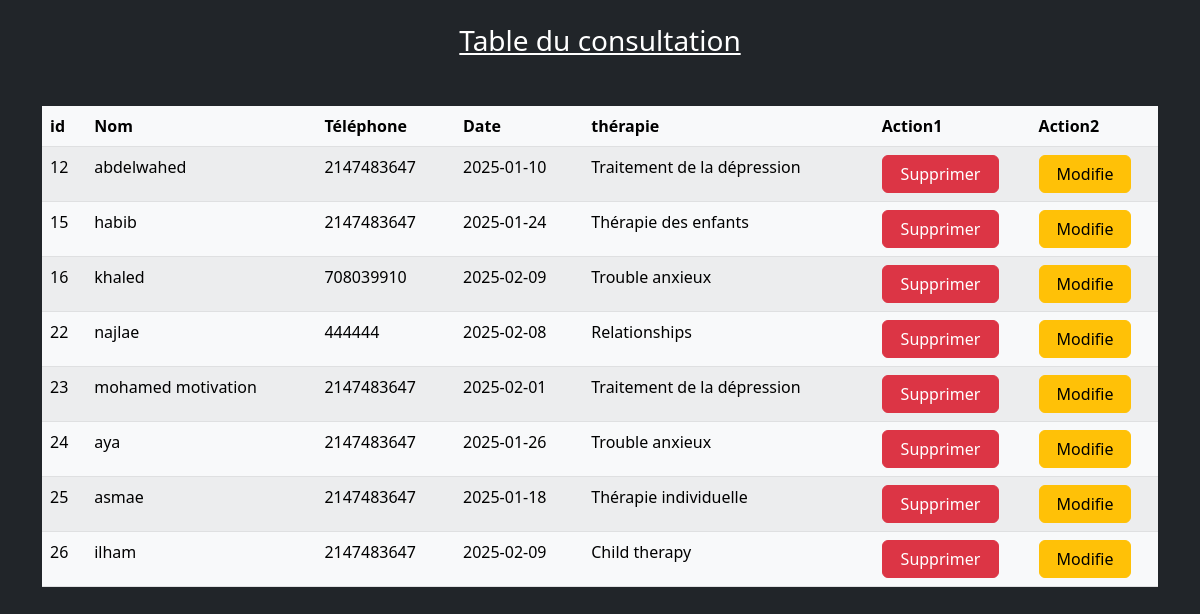
The page /phpconsult/index.php on the database its author committed.
### tables this page shows
CREATE TABLE `getconsultation` (
  `id` int(4) NOT NULL,
  `name` varchar(30) NOT NULL,
  `phone` int(10) NOT NULL,
  `date` date NOT NULL,
  `therapy` varchar(30) NOT NULL
);

### phpconsult/index.php (the view, shortened to what this page needs)
<!doctype html>
<html lang="en">
  <head>
    <link href="https://cdn.jsdelivr.net/npm/bootstrap@5.2.3/dist/css/bootstrap.min.css" rel="stylesheet">
  </head>
  <body class="bg-dark">
    <div class="container my-4">
        <h3 class="text-white d-flex justify-content-center text-decoration-underline mb-5">Table du consultation</h3>
        <table class="table table-striped table-light">
            <thead>
                <tr>
                    <th>id</th>
                    <th>Nom</th>
                    <th>Téléphone</th>
                    <th>Date</th>
                    <th>thérapie</th>
                    <th>Action1</th>
                    <th>Action2</th>
                </tr>
            </thead>
            <tbody>
                <?php
                    include ('../config.php');
                    $jibdata = "SELECT * FROM `getconsultation` ";
                    $dirlordre = mysqli_query($connexion,$jibdata);
                    while($starjdid = mysqli_fetch_array($dirlordre)){
                ?>
                <tr>
                    <td><?php echo $starjdid['id']?></td>
                    <td><?php echo $starjdid['name']?></td>
                    <td><?php echo $starjdid['phone']?></td>
                    <td><?php echo $starjdid['date']?></td>
                    <td><?php echo $starjdid['therapy']?></td>
                    <td><a href="delete.php?ghanmasho=<?php echo $starjdid['id']?>"  class="btn btn-danger col-10">Supprimer</a></td>
                    <td><a href="modification.php?ed=<?php echo $starjdid['id']?>"  class="btn btn-warning col-10">Modifie</a></td>
                </tr>
                <?php
                }
                ?>
            </tbody>
        </table>
    </div>
  </body>
</html>

### rows shown on the page
getconsultation: id "12", name "abdelwahed", phone "2147483647", date "2025-01-10", therapy "Traitement de la dépression"
getconsultation: id "15", name "habib", phone "2147483647", date "2025-01-24", therapy "Thérapie des enfants"
getconsultation: id "16", name "khaled", phone "708039910", date "2025-02-09", therapy "Trouble anxieux"
getconsultation: id "22", name "najlae", phone "444444", date "2025-02-08", therapy "Relationships"
getconsultation: id "23", name "mohamed motivation", phone "2147483647", date "2025-02-01", therapy "Traitement de la dépression"
getconsultation: id "24", name "aya", phone "2147483647", date "2025-01-26", therapy "Trouble anxieux"
getconsultation: id "25", name "asmae", phone "2147483647", date "2025-01-18", therapy "Thérapie individuelle"
getconsultation: id "26", name "ilham", phone "2147483647", date "2025-02-09", therapy "Child therapy"
